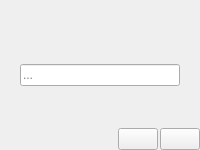
        <widget class="QWidget" name="pg_dlg_input">
         <layout class="QVBoxLayout" name="vlay_pg_dlg_input">
          <property name="spacing">
           <number>0</number>
          </property>
          <property name="leftMargin">
           <number>0</number>
          </property>
          <property name="topMargin">
           <number>0</number>
          </property>
          <property name="rightMargin">
           <number>0</number>
          </property>
          <property name="bottomMargin">
           <number>0</number>
          </property>
          <item>
           <spacer name="verticalSpacer">
            <property name="orientation">
             <enum>Qt::Vertical</enum>
            </property>
            <property name="sizeHint" stdset="0">
             <size>
              <width>20</width>
              <height>40</height>
             </size>
            </property>
           </spacer>
          </item>
          <item>
           <layout class="QVBoxLayout" name="vlay_dlg_input">
            <property name="spacing">
             <number>10</number>
            </property>
            <property name="leftMargin">
             <number>20</number>
            </property>
            <property name="rightMargin">
             <number>20</number>
            </property>
            <item>
             <widget class="QLabel" name="lb_input_texte"/>
            </item>
            <item>
             <widget class="QLineEdit" name="le_input">
              <property name="placeholderText">
               <string>...</string>
              </property>
             </widget>
            </item>
           </layout>
          </item>
          <item>
           <spacer name="verticalSpacer_2">
            <property name="orientation">
             <enum>Qt::Vertical</enum>
            </property>
            <property name="sizeHint" stdset="0">
             <size>
              <width>20</width>
              <height>40</height>
             </size>
            </property>
           </spacer>
          </item>
          <item>
           <widget class="QFrame" name="fr_pg_dlg_input">
            <layout class="QHBoxLayout" name="hlay_pg_dlg_input">
             <property name="spacing">
              <number>2</number>
             </property>
             <property name="leftMargin">
              <number>0</number>
             </property>
             <property name="topMargin">
              <number>2</number>
             </property>
             <property name="rightMargin">
              <number>0</number>
             </property>
             <property name="bottomMargin">
              <number>0</number>
             </property>
             <item>
              <spacer name="horizontalSpacer_4">
               <property name="orientation">
                <enum>Qt::Horizontal</enum>
               </property>
               <property name="sizeHint" stdset="0">
                <size>
                 <width>40</width>
                 <height>20</height>
                </size>
               </property>
              </spacer>
             </item>
             <item>
              <widget class="QPushButton" name="pb_dlg_input_ok">
               <property name="sizePolicy">
                <sizepolicy hsizetype="Minimum" vsizetype="Expanding">
                 <horstretch>0</horstretch>
                 <verstretch>0</verstretch>
                </sizepolicy>
               </property>
              </widget>
             </item>
             <item>
              <widget class="QPushButton" name="pb_dlg_input_annuler">
               <property name="sizePolicy">
                <sizepolicy hsizetype="Minimum" vsizetype="Expanding">
                 <horstretch>0</horstretch>
                 <verstretch>0</verstretch>
                </sizepolicy>
               </property>
              </widget>
             </item>
            </layout>
           </widget>
          </item>
         </layout>
        </widget>
